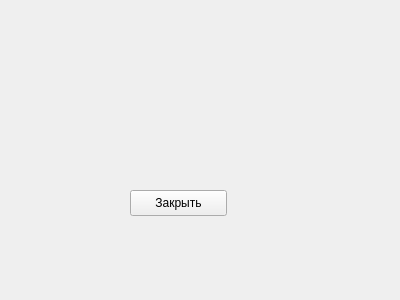
<?xml version="1.0" encoding="UTF-8"?>
<ui version="4.0">
 <class>MainWindow</class>
 <widget class="QMainWindow" name="MainWindow">
  <property name="geometry">
   <rect>
    <x>0</x>
    <y>0</y>
    <width>400</width>
    <height>300</height>
   </rect>
  </property>
  <property name="windowTitle">
   <string>Первая программа на PyQt</string>
  </property>
  <widget class="QWidget" name="centralWidget">
   <widget class="QPushButton" name="pushButton">
    <property name="geometry">
     <rect>
      <x>130</x>
      <y>190</y>
      <width>97</width>
      <height>26</height>
     </rect>
    </property>
    <property name="text">
     <string>Закрыть</string>
    </property>
   </widget>
  </widget>
 </widget>
 <layoutdefault spacing="6" margin="11"/>
 <resources/>
 <connections/>
</ui>
